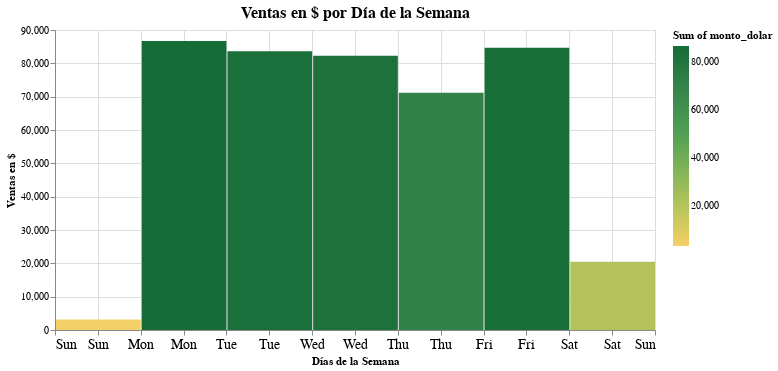

Notebook code cell kept with this figure:
### Code cell
barras = alt.Chart(df_ventas_dol).mark_bar().encode(
                x=alt.X('day(fecha):T', title='Días de la Semana', axis = alt.Axis(labelAngle=0, labelFontSize=14)),
                y=alt.Y('sum(monto_dolar):Q', title = 'Ventas en $', scale=alt.Scale(zero=False), 
                  axis = alt.Axis(grid=True, titleAnchor='middle', titleAngle = 270, labelFontSize=10)),
                color=alt.Color(
                    'sum(monto_dolar):Q', scale=alt.Scale(scheme='goldgreen')),
                tooltip=[
                    alt.Tooltip('day(fecha):T', title='Día'),
                    alt.Tooltip('sum(monto_dolar):Q', title='Ventas en $')],
                ).properties(title='Ventas en $ por Día de la Semana',
                             width=600, 
                             height=300
                ).configure_title(
                    fontSize = 16,
                    anchor = 'middle',
                ).interactive()
barras

### Figure 1 — Vega-Lite specification as saved in the notebook (floating-point values rounded to 4 significant figures; data arrays with more than 128 entries replaced by an {"elided": "..."} marker saying what was removed)
{"config": {"view": {"continuousWidth": 400, "continuousHeight": 300}, "title": {"anchor": "middle", "fontSize": 16}}, "data": {"name": "data-a7ec29a1c52efe8cf6aaf89c57d87266"}, "mark": "bar", "encoding": {"color": {"aggregate": "sum", "field": "monto_dolar", "scale": {"scheme": "goldgreen"}, "type": "quantitative"}, "tooltip": [{"field": "fecha", "timeUnit": "day", "title": "Día", "type": "temporal"}, {"aggregate": "sum", "field": "monto_dolar", "title": "Ventas en $", "type": "quantitative"}], "x": {"axis": {"labelAngle": 0, "labelFontSize": 14}, "field": "fecha", "timeUnit": "day", "title": "Días de la Semana", "type": "temporal"}, "y": {"aggregate": "sum", "axis": {"grid": true, "labelFontSize": 10, "titleAnchor": "middle", "titleAngle": 270}, "field": "monto_dolar", "scale": {"zero": false}, "title": "Ventas en $", "type": "quantitative"}}, "height": 300, "selection": {"selector003": {"type": "interval", "bind": "scales", "encodings": ["x", "y"]}}, "title": "Ventas en $ por Día de la Semana", "width": 600, "$schema": "https://vega.github.io/schema/vega-lite/v4.17.0.json", "datasets": {"data-a7ec29a1c52efe8cf6aaf89c57d87266": {"elided": "612 records"}}}
